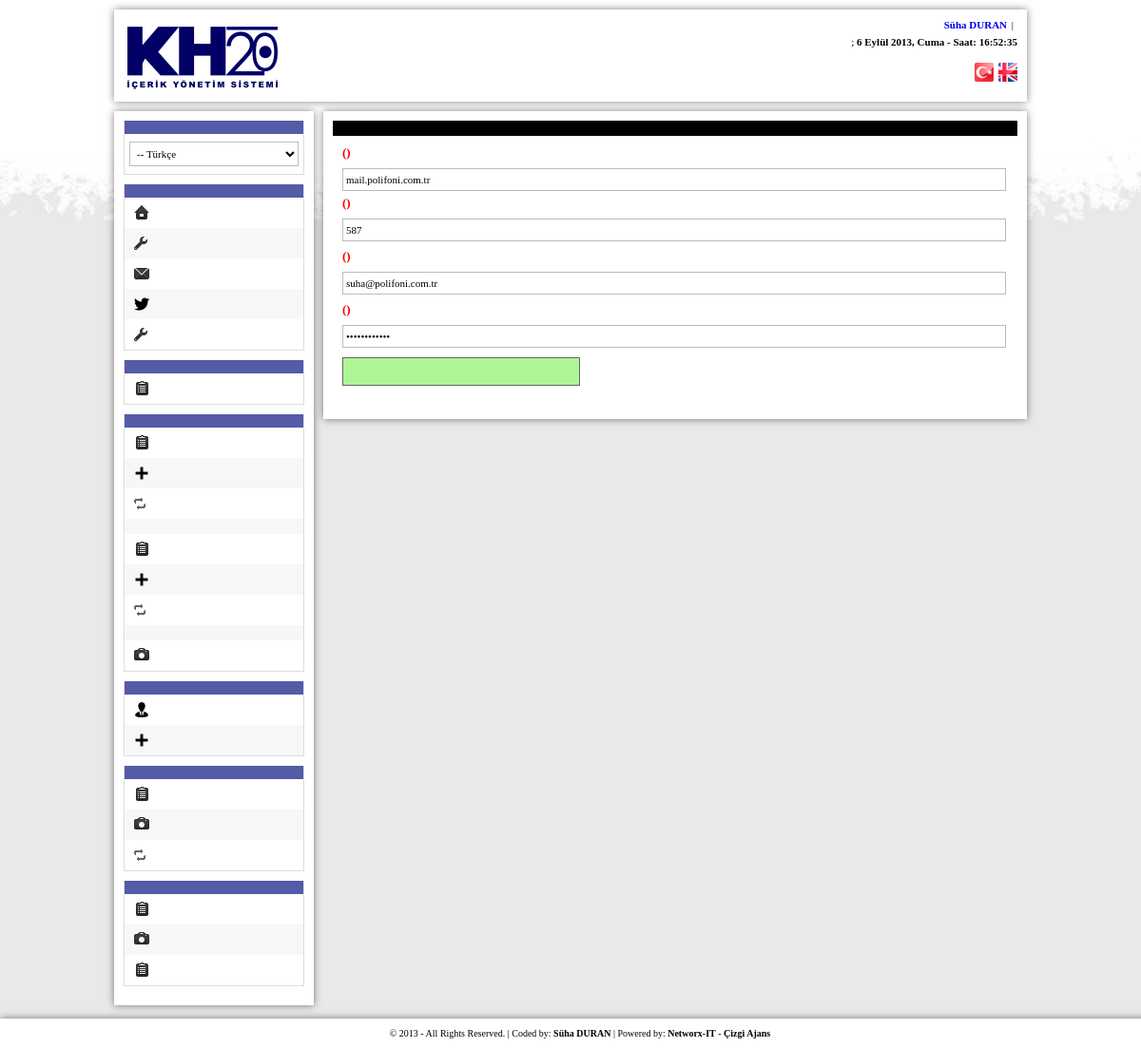
The app's page /admin/index.php?zone=sitesettings&do=emailsettings (signed in) with its own data.
### tables this page shows
CREATE TABLE IF NOT EXISTS `emailsettings` (
  `SMTPAddress` varchar(255) NOT NULL,
  `SMTPPort` int(11) NOT NULL,
  `EMailAddress` varchar(255) NOT NULL,
  `EMailPassword` varchar(255) NOT NULL
);

### config/functions.php (called while the page is built, shortened)
<?php
	function sorgula($command){
		return mysql_query($command);
	}
	function gelen($command){
		return mysql_fetch_array($command);
	}
	function get($par){
		return strip_tags(trim(addslashes($_GET[$par])));
	}
	function session($par){
		if ($_SESSION[$par]) {
			return $_SESSION[$par];
		}else{
			return false;
		}
	}
?>

### config/system.php (called while the page is built, shortened)
<?php
	require_once("functions.php");
	function turkcetarih($f, $zt = 'now'){
		$z = date("$f", strtotime($zt));
		$donustur = array(
			'Monday'	=> 'Pazartesi',
			'Tuesday'	=> 'Salı',
			'Wednesday'	=> 'Çarşamba',
			'Thursday'	=> 'Perşembe',
			'Friday'	=> 'Cuma',
			'Saturday'	=> 'Cumartesi',
			'Sunday'	=> 'Pazar',
			'January'	=> 'Ocak',
			'February'	=> 'Şubat',
			'March'		=> 'Mart',
			'April'		=> 'Nisan',
			'May'		=> 'Mayıs',
			'June'		=> 'Haziran',
			'July'		=> 'Temmuz',
			'August'	=> 'Ağustos',
			'September'	=> 'Eylül',
			'October'	=> 'Ekim',
			'November'	=> 'Kasım',
			'December'	=> 'Aralık',
			'Mon'		=> 'Pts',
			'Tue'		=> 'Sal',
			'Wed'		=> 'Çar',
			'Thu'		=> 'Per',
			'Fri'		=> 'Cum',
			'Sat'		=> 'Cts',
			'Sun'		=> 'Paz',
			'Jan'		=> 'Oca',
			'Feb'		=> 'Şub',
			'Mar'		=> 'Mar',
			'Apr'		=> 'Nis',
			'Jun'		=> 'Haz',
			'Jul'		=> 'Tem',
			'Aug'		=> 'Ağu',
			'Sep'		=> 'Eyl',
			'Oct'		=> 'Eki',
			'Nov'		=> 'Kas',
			'Dec'		=> 'Ara',
		);
		foreach($donustur as $en => $tr){
			$z = str_replace($en, $tr, $z);
		}
		return $z;
	}
?>

### admin/index.php (the view, shortened to what this page needs)
<?php
	require_once("../config/system.php");
?>
<!DOCTYPE html PUBLIC "-//W3C//DTD XHTML 1.0 Transitional//EN" "http://www.w3.org/TR/xhtml1/DTD/xhtml1-transitional.dtd">
<html xmlns="http://www.w3.org/1999/xhtml" xml:lang="en">
<head>
	<link rel="stylesheet" href="_css/admin.css" />
	<link rel="stylesheet" href="_css/pass.css" />
	<link rel="stylesheet" href="http://code.jquery.com/ui/1.10.3/themes/smoothness/jquery-ui.css" />
	<link rel="stylesheet" href="_css/jquery.Jcrop.min.css" media="screen" type="text/css" />
</head>
<body>
	<div id="Genel">
		<div id="Header">
			<div id="Logo">
				<a href="index.php"><img src="_images/logo.png" alt="" /></a>
			</div>
			<div id="UserTools">
				<span> <strong><a href='?do=edituser&name=<?php echo session("UserName") ?>'><?php echo session("UserFullName") ?></strong> | <a href="?do=logout" class="logout"></a></span>
				<span><?php echo $adminlang["LastLogin"];?>; <strong><?php echo turkcetarih('j F Y, l',substr(session("UserLastLogin"), 0, 10))." - Saat: ".substr(session("UserLastLogin"), 11, 8); ?></strong></span>
				<div id="PanelLanguages">
					<a href="?zone=mainsettings&do=changelang&lang=tr"><img src='<?php echo URL."_uploads/flags/tr.png"; ?>' alt="" /></a><a href="?zone=mainsettings&do=changelang&lang=en"><img src='<?php echo URL."_uploads/flags/en.png"; ?>' alt="" /></a>
				</div>
			</div>
		</div>
		<div id="Contents">
			<div id="LeftSide">
				<div class="Menu">
					<h2><?php echo $adminlang["SiteMainLanguage"];?></h2>
					<ul>
						<li class="b1">
							<select id="SiteMainLanguage" name="Language" style="margin-bottom: 0; width: 97%;">
								<?php
										$sorgu = sorgula("SELECT * FROM languages WHERE LangStatus = 1");
										if(mysql_affected_rows()){
											while($gelendilcik = gelen($sorgu)){
								?>
								<option value='<?php echo $gelendilcik["LangID"];?>' <?php if(session("SML") == $gelendilcik["LangShortName"]){ echo selected; } ?>>-- <?php echo $gelendilcik["LangName"];?></option>
								<?php
											}
										}
								 ?>
							</select>
						</li>
					</ul>
				</div>
				<div class="Menu">
					<h2><?php echo $adminlang["SiteSettingsMainTitle"];?></h2>
					<ul>
						<li class="b1"><a class="icon view" href="<?php echo URL; ?>" target="_blank"><?php echo $adminlang["ViewSite"];?></a></li>
						<li class="b2"><a class="icon settings" href="?zone=sitesettings&do=settings"><?php echo $adminlang["SiteSettings"];?></a></li>
						<li class="b1"><a class="icon mail" href="?zone=sitesettings&do=emailsettings"><?php echo $adminlang["EMailSettings"];?></a></li>
						<li class="b2"><a class="icon social" href="?zone=sitesettings&do=social"><?php echo $adminlang["SocialNetworkSettings"];?></a></li>
						<li class="b1"><a class="icon settings" href="?zone=sitesettings&do=othersettings"><?php echo $adminlang["OtherSettings"];?></a></li>
					</ul>
				</div>
				<div class="Menu">
					<h2><?php echo $adminlang["LanguageManagementMainTitle"];?></h2>
					<ul>
						<li class="b1"><a class="icon list" href="?zone=languagemanagement&do=showlanguages"><?php echo $adminlang["ShowLanguages"];?></a></li>
					</ul>
				</div>
				<div class="Menu">
					<h2><?php echo $adminlang["PageManagementMainTitle"];?></h2>
					<ul>
						<li class="b1"><a class="icon list" href="?zone=pagemanagement&do=showpages"><?php echo $adminlang["ShowPages"];?></a></li>
						<li class="b2"><a class="icon plus" href="?zone=pagemanagement&do=addnewpage"><?php echo $adminlang["AddNewPage"];?></a></li>
						<li class="b1"><a class="icon refresh" href="?zone=pagemanagement&do=sortpages"><?php echo $adminlang["SortPages"];?></a></li>
						<li class="b2"></li>
						<li class="b1"><a class="icon list" href="?zone=pagemanagement&do=showsubpages"><?php echo $adminlang["ShowSubPages"];?></a></li>
						<li class="b2"><a class="icon plus" href="?zone=pagemanagement&do=addnewsubpage"><?php echo $adminlang["AddNewSubPage"];?></a></li>
						<li class="b1"><a class="icon refresh" href="?zone=pagemanagement&do=sortsubpages"><?php echo $adminlang["SortSubPages"];?></a></li>
						<li class="b2"></li>
						<li class="b1"><a class="icon photo" href="?zone=pagemanagement&do=addpagephotos"><?php echo $adminlang["AddPagePhotos"];?></a></li>
					</ul>
				</div>
				<div class="Menu">
					<h2><?php echo $adminlang["UserManagementMainTitle"];?></h2>
					<ul>
						<li class="b1"><a class="icon user" href="?zone=usermanagement&do=showallusers"><?php echo $adminlang["ShowAllUsers"];?></a></li>
						<li class="b2"><a class="icon plus" href="?zone=usermanagement&do=addnewuser"><?php echo $adminlang["AddNewUser"];?></a></li>
					</ul>
				</div>
				<div class="Menu">
					<h2><?php echo $adminlang["SlideManagementMainTitle"];?></h2>
					<ul>
						<li class="b1"><a class="icon list" href="?zone=slidemanagement&do=showslides"><?php echo $adminlang["ShowSlides"];?></a></li>
						<li class="b2"><a class="icon photo" href="?zone=slidemanagement&do=addnewslide"><?php echo $adminlang["AddNewSlide"];?></a></li>
						<li class="b1"><a class="icon refresh" href="?zone=slidemanagement&do=sortslides"><?php echo $adminlang["SortSlides"];?></a></li>
					</ul>
				</div>
				<div class="Menu">
					<h2><?php echo $adminlang["PhotoGalleryManagementMainTitle"];?></h2>
					<ul>
						<li class="b1"><a class="icon list" href="?zone=photogallerymanagement&do=showphotos"><?php echo $adminlang["ShowPhotos"];?></a></li>
						<li class="b2"><a class="icon photo" href="?do=photogallerymanagement&do=addnewphoto"><?php echo $adminlang["AddNewPhotos"];?></a></li>
						<li class="b1"><a class="icon list" href="?do=photogallerymanagement&do=addnewcategory"><?php echo $adminlang["AddNewCategory"];?></a></li>
					</ul>
				</div>
			</div>
			<div id="RightSide">
				<?php
					$zone = get("zone");
					$do = get("do");
					if(file_exists("_includes/{$zone}") && $do){
						require("_includes/{$zone}/{$do}.php");
					}else{
						require("_includes/main.php");
					}
				?>
			</div>
		</div>
	</div>
		<div id="Footer">
			&#169; 2013 - All Rights Reserved. | Coded by: <a href="http://www.suhaduran.com" target="_blank" title="Coded by Süha DURAN">Süha DURAN</a> | Powered by: <a href="http://www.networx-it.com" target="_blank" title="Powered by Networx-IT">Networx-IT</a> - <a href="http://www.cizgiajans.com" target="_blank" title="Powered by Çizgi Ajans">Çizgi Ajans</a>
		</div>
</body>
</html>

### admin/_includes/sitesettings/emailsettings.php (shortened to what this page needs)
<?php
	$sorgu = sorgula("SELECT * FROM emailsettings");
	$gelen = gelen($sorgu);
?>
<h2 class="title"><?php echo $adminlang["EMailSettingsPageTitle"];?></h2>
<div class="main">
	<form action="" method="post">
		<p><strong><?php echo $adminlang["SMTPAddress"];?> </strong><span class="red">(<?php echo $adminlang["Required"];?>)</span></p>
		<input type="text" name="SMTPAddress" id="SMTPAddress" value="<?php echo $gelen["SMTPAddress"]; ?>">
		<p><strong><?php echo $adminlang["SMTPPort"];?> </strong><span class="red">(<?php echo $adminlang["Required"];?>)</span></p>
		<input type="text" name="SMTPPort" id="SMTPPort" value="<?php echo $gelen["SMTPPort"]; ?>">
		<p><strong><?php echo $adminlang["SenderMailAddress"];?> </strong><span class="red">(<?php echo $adminlang["Required"];?>)</span></p>
		<input type="text" name="EMailAddress" id="EMailAddress" value="<?php echo $gelen["EMailAddress"]; ?>">
		<p><strong><?php echo $adminlang["SenderMailPassword"];?></strong> <span class="red">(<?php echo $adminlang["Required"];?>)</span></p>
		<input type="password" name="EMailPassword" id="EMailPassword" value="<?php echo $gelen["EMailPassword"]; ?>">
		<input type="submit" value='<?php echo $adminlang["SaveSettings"];?>' class="okay">
	</form>
</div>

### admin/_css/admin.css (style rules this page uses)
table, tr, td, ul, ol, li, h1, h2, h3, h4, h5, h6, p, form, input, textarea, select, img { padding: 0; margin: 0; border: 0; }
li { list-style: none; }
a { text-decoration: none; }
body { background: #fff url('../_images/background.jpg') repeat fixed top left; margin: 0 auto; font: 13px 'Tahoma'; }
#Genel { width: 960px; margin: auto; min-height: 500px; }
#Header { width: 940px; padding: 10px; -pie-box-shadow: 0px 0px 8px #7F7F7F; -moz-box-shadow: 0px 0px 8px rgba(0, 0, 0, 0.5); -webkit-box-shadow: 0px 0px 8px -1px rgba(0, 0, 0, 0.5); box-shadow: 0px 0px 8px rgba(0, 0, 0, 0.5); margin-top: 10px; }
#Logo { width: 166px; height: 112px; float: left; margin-left: 0px; margin-bottom: -20px; margin-top: -15px; }
#UserTools { float:right; text-align: right; }
#UserTools span { font-size: 11px; display: block; margin-bottom: 6px; }
#UserTools span a { padding: 2px; }
#PanelLanguages { float: right; display: block; margin-top: 10px; }
#PanelLanguages a { margin-left: 5px; }
#Contents { width: 960px; margin-bottom: 45px; }
#LeftSide { width: 190px; padding: 10px; float: left; -pie-box-shadow: 0px 0px 8px #7F7F7F; -moz-box-shadow: 0px 0px 8px rgba(0, 0, 0, 0.5); -webkit-box-shadow: 0px 0px 8px -1px rgba(0, 0, 0, 0.5); box-shadow: 0px 0px 8px rgba(0, 0, 0, 0.5); margin-top: 10px; background-color: #fff; }
.Menu { border: 1px solid #ddd; border-top: none; margin-bottom: 10px; }
.Menu h2 { padding: 7px; color: #fff; font-size: 13px; cursor: pointer; background-color: #545ba7 }
.Menu ul li { padding: 8px 0 8px 5px; }
.Menu ul li a { margin-left: 5px; font-size: 11px; color: #000; }
.Menu ul li .icon { padding: 2px 0 2px 26px; }
.Menu ul li .photo { background: url(../_images/icon/i_photo.png) no-repeat center left; }
.Menu ul li .plus { background: url(../_images/myicons/plus.png) no-repeat center left; }
.Menu ul li .user { background: url(../_images/myicons/user.png) no-repeat center left; }
.Menu ul li .list { background: url(../_images/icon/i_report.png) no-repeat center left; }
.Menu ul li .social { background: url(../_images/icon/i_twitter.png) no-repeat center left; }
.Menu ul li .mail { background: url(../_images/icon/i_contact.png) no-repeat center left; }
.Menu ul li .refresh { background: url(../_images/icons/refresh.png) no-repeat center left; }
.Menu ul li .settings { background: url(../_images/icon/i_config.png) no-repeat center left; }
.Menu ul li .view { background: url(../_images/icon/i_view_page.png) no-repeat center left; }
.b1 { background-color: #fff; }
.b2 { background-color: #f7f7f7; }
#RightSide { width: 720px; padding: 10px; float: left; background-color: #fff; margin-top: 10px; margin-left: 10px; -pie-box-shadow: 0px 0px 8px #7F7F7F; -moz-box-shadow: 0px 0px 8px rgba(0, 0, 0, 0.5); -webkit-box-shadow: 0px 0px 8px -1px rgba(0, 0, 0, 0.5); box-shadow: 0px 0px 8px rgba(0, 0, 0, 0.5); }
h2.title { display: block; padding: 8px; color: #fff; font-size: 13px; background-color: #000; color: #fff; }
.main { padding: 10px; }
.main p { text-align: justify; margin-bottom: 8px; }
form { margin-bottom: 10px; }
form input, form textarea { background-color: #fff; border: 1px solid #bbb; font-size: 11px; font-family: Tahoma; padding: 5px 3px; display: block; margin-bottom: 5px; margin-top: 5px; width: 690px; }
form input[type="submit"] { width: 250px; padding: 8px 5px; cursor: pointer; font-weight: bold; }
.okay { background-color: #aef695; color: #000; border: 1px solid #666; display: inline }
.red { color: #ff0000; font-weight: bold; }
select { background-color: #fff; border: 1px solid #bbb; font-size: 11px; font-family: Tahoma; padding: 5px 3px; margin-bottom: 10px; margin-top: 0px; }
#Footer { padding: 10px; -pie-box-shadow: 0px 0px 8px #7F7F7F; -moz-box-shadow: 0px 0px 8px rgba(0, 0, 0, 0.5); -webkit-box-shadow: 0px 0px 8px -1px rgba(0, 0, 0, 0.5); box-shadow: 0px 0px 8px rgba(0, 0, 0, 0.5); background-color: #fff; text-align: center; font-size: 10px; bottom: 0; position: fixed; width: 100%; }
#Footer a { font-weight: bold; color: #000; }

### records on screen
emailsettings: SMTPAddress "mail.polifoni.com.tr", SMTPPort "587", EMailAddress "suha@polifoni.com.tr"

### other values on screen
session("UserFullName") "Süha DURAN"
turkcetarih('j F Y, l',substr(session("UserLastLogin"), 0, 10)) "6 Eylül 2013, Cuma"
substr(session("UserLastLogin"), 11, 8) "16:52:35"
